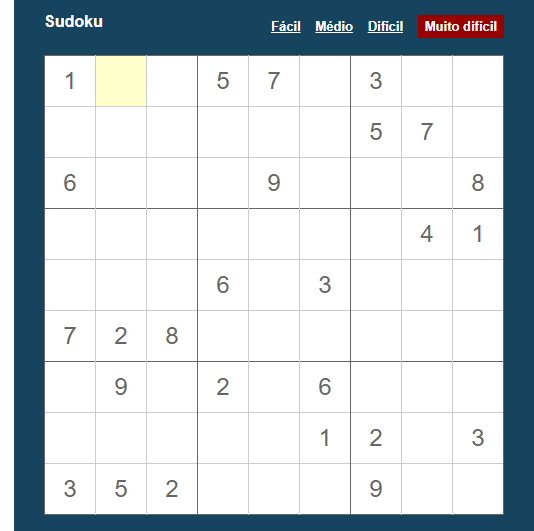
#> input picture Resources/sudoku_hard.png, 534 x 531 px; its folder holds 2 pictures in this run
$ python main.py
#> lines starting #> are read from the running program, lines starting #| are printed output that depends on the picture; after the words box and inside, x2 and y2 are one past the last pixel; in counts of white or black regions, pixels touching at a corner belong together
from copy import deepcopy

import cv2
import numpy as np
from imutils import contours


def show_list_images(images, time, title='images', ):
    for img in images:
        cv2.imshow(title, img)
        cv2.waitKey(time)


def pre_process_image(image):
    """
    Function to pre process image
    :param image:
    :return: the image, a grayed,  blured,  thresholded and one dilated version of the original image
    """
    dilate = None
    try:
        bgr = cv2.cvtColor(image, cv2.COLOR_BGR2RGB)
    except TypeError:
        raise TypeError('No image found...')

    # convert to grayscale
    gray = cv2.cvtColor(bgr, cv2.COLOR_BGR2GRAY)

    # remove noise with gaussian blur
    gauss = cv2.GaussianBlur(gray, (5, 5), 0)
    # adaptive thresholding to further remove noise
    thresh = cv2.adaptiveThreshold(gauss, 255, 1, 1, 11, 2)

    filtered_image = thresh.copy()
    cnts = cv2.findContours(filtered_image, cv2.RETR_TREE, cv2.CHAIN_APPROX_SIMPLE)
    cnts = cnts[0] if len(cnts) == 2 else cnts[1]
    for c in cnts:
        area = cv2.contourArea(c)
        if area < 1000:
            cv2.drawContours(filtered_image, [c], -1, (0, 0, 0), -1)

        # dilate lines
        kernel = np.ones((3, 3), np.uint8)
        dilate = cv2.dilate(filtered_image, kernel, iterations=2)

    return bgr, gray, gauss, thresh, filtered_image, dilate


# [10 lines left out: function draw_contour_square, not called in this run]


def find_inner_squares(filtered_image, size) -> list:
    """
    Find and return the inner squares. If cant find 81, a exception is raised
    :param filtered_image: prepared image
    :param size: coordinates of the outer square
    :return: a list with the inner squares
    """

    invert = 255 - filtered_image

    x, y, w, h = size

    cnts = cv2.findContours(invert[y:(y + h), x:(x + w)], cv2.RETR_TREE, cv2.CHAIN_APPROX_SIMPLE, offset=(x, y))
    cnts = cnts[0] if len(cnts) == 2 else cnts[1]
    cnts = cnts[1:]
    (cnts, _) = contours.sort_contours(cnts, method="top-to-bottom")

    sudoku_rows = []
    row = []
    i = 1
    for c in cnts[1:]:  # 0 == outer square
        area = cv2.contourArea(c)

        if area < 300:
            continue
        row.append(c)

        if i % 9 == 0:
            (sorted_cnts, _) = contours.sort_contours(row, method="left-to-right")

            sudoku_rows.append(sorted_cnts)
            row = []
        i = i + 1

    rows = []
    squares = []
    i = 1
    for row in sudoku_rows:
        for c in row:
            peri = cv2.arcLength(c, True)
            approx = cv2.approxPolyDP(c, 0.02 * peri, True)
            x, y, w, h = cv2.boundingRect(approx)
            squares.append([x, y, w, h])

            if i % 9 == 0:
                rows.append(squares)
                squares = []
            i = i + 1

    if len(rows) != 9:
        raise AttributeError('Could not find all inner squares')

    return rows


def find_outer_square(thresh) -> list:
    """
    Find the biggest square in the image, probably the one indicating the sudoku
    :param thresh: a pre processed version of the image
    :return: an array indicating the biggest square
    """
    cnts, hierarchy = cv2.findContours(thresh, cv2.RETR_TREE, cv2.CHAIN_APPROX_SIMPLE)
    index_sort = sorted(range(len(cnts)), key=lambda a: cv2.contourArea(cnts[a]), reverse=True)

    peri = cv2.arcLength(cnts[index_sort[0]], True)
    approx = cv2.approxPolyDP(cnts[index_sort[0]], 0.02 * peri, True)
    [x, y, w, h] = cv2.boundingRect(approx)

    return [x, y, w, h]


# [50 lines left out: functions sort_rows, stack_images, not called in this run]


def make_border(image):
    bordersize = 4
    border = cv2.copyMakeBorder(
        image,
        top=bordersize,
        bottom=bordersize,
        left=bordersize,
        right=bordersize,
        borderType=cv2.BORDER_CONSTANT,
        value=[0, 0, 0]
    )

    return border


def prepare_last_image(contours_arg, cropped):
    cv2.drawContours(cropped, contours_arg[0], -1, (255, 0, 255), 1)
    peri = cv2.arcLength(contours_arg[1], True)
    approx = cv2.approxPolyDP(contours_arg[1], 0.02 * peri, True)
    x, y, w, h = cv2.boundingRect(approx)

    cropped = cropped[y:y + h, x:x + w]
    cropped = 255 - cropped

    cropped = cv2.resize(cropped, (20, 20))

    img = make_border(cropped)

    return img


def find_numbers(image, squares) -> list:
    """
    find the numbers inside the squares
    :param image:
    :param squares:
    :return: a list with the sudoku puzzle to solve
    """
    invert = 255 - image
    i = 1
    rows = []
    columns = []
    for square in squares:
        for x, y, w, h in square:

            cv2.rectangle(invert, (x, y), (x + w, y + h), (0, 255, 0), 2)
            cropped = image[y:y + w, x:x + h]

            cropped = cv2.resize(cropped, (200, 200))
            blur = cv2.bilateralFilter(cropped, 20, 75, 75)
            ret, thresh1 = cv2.threshold(blur, 200, 255, cv2.THRESH_BINARY)
            thresh_bw = cv2.cvtColor(thresh1, cv2.COLOR_BGR2GRAY)

            cnts, hierarchy = cv2.findContours(thresh_bw, cv2.RETR_TREE, cv2.CHAIN_APPROX_SIMPLE)
            if len(cnts) > 1:
                img = prepare_last_image(cnts, thresh_bw)

                number = recon_numbers(img)
                columns.append(number)
            else:
                columns.append(0)

            if i % 9 == 0:
                rows.append(columns)
                columns = []

            i = i + 1

    return rows


def recon_numbers(img) -> int:
    """
    find the image with the least difference between model and the image passed
    :param img:
    :return: the number associated with that image
    """
    best_rank_match_diff = 10000
    best_rank_name = ''
    for x in range(1, 10):
        img_base = cv2.imread(r'Resources\Numbers\base\{}.png'.format(x), cv2.COLOR_BGR2GRAY)
        diff_img = cv2.absdiff(img, img_base)
        rank_diff = int(np.sum(diff_img) / 255)

        if rank_diff < best_rank_match_diff:
            best_rank_match_diff = rank_diff
            best_rank_name = f'{x}.png'

    return int(best_rank_name.split('.')[0])


# [54 lines left out: functions check_possible, find_empty, solve_game, not called in this run]


def draw_rectangle(img, rows, color, size, show, time, title='image'):
    if type(rows[0]) == int:
        x, y, w, h = rows
        cv2.rectangle(img, (x, y), (x + w, y + h), color, size)
        if show:
            show_list_images([img], time, title)
    else:
        for row in rows:
            for x, y, w, h in row:
                cv2.rectangle(img, (x, y), (x + w, y + h), color, size)
                if show:
                    show_list_images([img], time, title)

    return img


def my_solution(image_path):
    # process image
#> called with image_path = 'Resources/sudoku_hard.png'
    image = cv2.imread(image_path)
#> image is the input picture: shape (531, 534, 3); mean B, G, R 214.1, 208.9, 199.8
    bgr, gray, gauss, thresh, filtered, dilate = pre_process_image(image)
#> in pre_process_image, `thresh = cv2.adaptiveThreshold(gauss, 255, 1, 1, 11, 2)`:
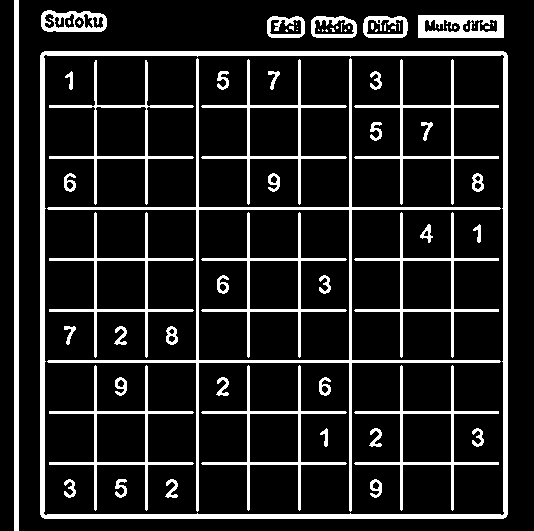
#> thresh: shape (531, 534); 13.9% white; 69 white regions (26 under 20 px)
#> in pre_process_image, `cnts = cv2.findContours(filtered_image, cv2.RETR_TREE, cv2.CHAIN_APPRO..`: cnts = 104 contours, 27 with area under 20; largest, box (x1, y1, x2, y2) and area: (40, 51, 508, 519) 218063, (43, 54, 505, 516) 210689, (47, 58, 501, 512) 26407, (198, 209, 350, 361) 22799, (201, 365, 347, 511) 3543
#> the loop in pre_process_image, `for c in cnts:` made 104 passes
#> area on passes 1 to 12: 218063, 210689, 133, 41, 90, 90, 83, 83, 90, 52.5, 131, 40.5
#> after the loop in pre_process_image, `for c in cnts:`:
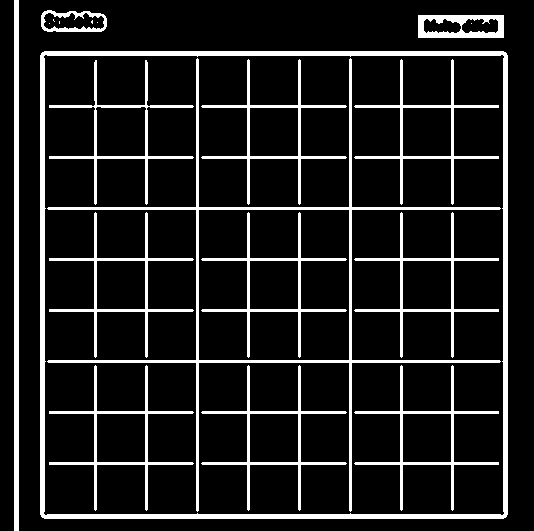
#> filtered_image: shape (531, 534); 12.1% white; 20 white regions (6 under 20 px), largest, box (x1, y1, x2, y2) and area: (40, 51, 508, 519) 9220, (47, 58, 501, 512) 5396, (14, 0, 19, 531) 2655
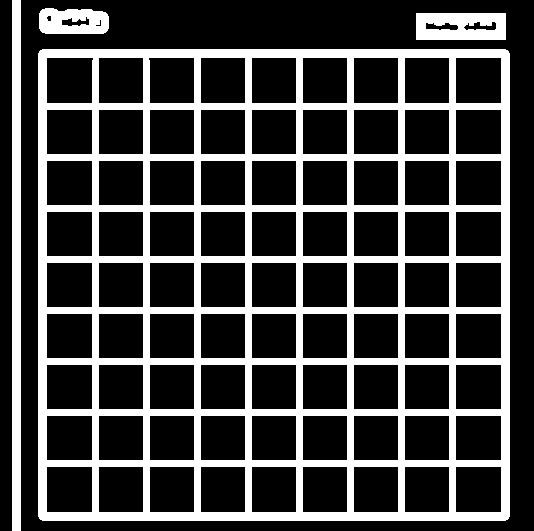
#> dilate: shape (531, 534); 25.7% white; 4 white regions

    outer_square = find_outer_square(dilate)
#> in find_outer_square, `cnts, hierarchy = cv2.findContours(thresh, cv2.RETR_TREE, cv2.CHAIN_AP..`: cnts = 90 contours, 1 with area under 20; largest, box (x1, y1, x2, y2) and area: (38, 49, 510, 521) 221815, (12, 0, 21, 531) 4240, (416, 13, 506, 40) 2314, (46, 57, 94, 104) 2116, (455, 466, 502, 513) 2114
#> in find_outer_square, `index_sort = sorted(range(len(cnts)), key=lambda a: cv2.contourArea(cn..`: index_sort = 90 values, max 89 at index 1, min 0 at index 0, mean 44.5
#> in find_outer_square, `peri = cv2.arcLength(cnts[index_sort[0]], True)`: peri = 1877
#> in find_outer_square, `approx = cv2.approxPolyDP(cnts[index_sort[0]], 0.02 * peri, True)`: approx = [[40, 50], [39, 518], [507, 519], [508, 51]]
#> in find_outer_square, `[x, y, w, h] = cv2.boundingRect(approx)`: x = 39; y = 50; w = 470
#> outer_square = [39, 50, 470, 470]
    outer_sqr_img = draw_rectangle(bgr.copy(), outer_square, (0, 0, 255), 2, False, 0)
#> in draw_rectangle, `x, y, w, h = rows`: x = 39; y = 50; w = 470

    show_list_images([bgr, gray, gauss, thresh, filtered, dilate, outer_sqr_img], 300, 'SUDOKU')
#> the loop in show_list_images, `for img in images:` made 7 passes

    rows = find_inner_squares(dilate, outer_square)
#> in find_inner_squares, `invert = 255 - filtered_image`: invert: shape (531, 534); 74.3% white; 4 black regions
#> in find_inner_squares, `x, y, w, h = size`: x = 39; y = 50; w = 470
#> in find_inner_squares, `cnts = cv2.findContours(invert[y:(y + h), x:(x + w)], cv2.RETR_TREE, c..`: cnts = 85 contours, 4 with area under 20; largest, box (x1, y1, x2, y2) and area: (47, 58, 93, 103) 1938, (456, 467, 501, 512) 1936, (47, 467, 92, 512) 1936, (456, 58, 501, 103) 1936, (149, 58, 194, 103) 1894
#> in find_inner_squares, `cnts = cnts[1:]`: cnts = 84 contours, 3 with area under 20; largest, box (x1, y1, x2, y2) and area: (47, 58, 93, 103) 1938, (456, 467, 501, 512) 1936, (47, 467, 92, 512) 1936, (456, 58, 501, 103) 1936, (149, 58, 194, 103) 1894
#> in find_inner_squares, `(cnts, _) = contours.sort_contours(cnts, method="top-to-bottom")`: cnts = 84 contours, 3 with area under 20; largest, box (x1, y1, x2, y2) and area: (47, 58, 93, 103) 1938, (456, 58, 501, 103) 1936, (456, 467, 501, 512) 1936, (47, 467, 92, 512) 1936, (149, 58, 194, 103) 1894
#> the loop in find_inner_squares, `for c in cnts[1:]:` made 83 passes
#> (c, area) on passes 2, 3, 4, 5, 6, 7, 9, 11, 12, 13, 14, 15: ([[456, 58], [456, 102], [500, 102], [500, 58]], 1936), ([[405, 58], [405, 102], [448, 102], [448, 58]], 1892), ([[354, 58], [354, 102], [397, 102], [397, 58]], 1892), ([[303, 58], [303, 102], [346, 102], [346, 58]], 1892), ([[252, 58], [252, 102], [295, 102], [295, 58]], 1892), ([[201, 58], [201, 102], [244, 102], [244, 58]], 1892), ([[99, 58], [99, 102], [142, 102], [142, 58]], 1892), ([[456, 110], [456, 153], [500, 153], [500, 110]], 1892), ([[405, 110], [405, 153], [448, 153], [448, 110]], 1849), ([[354, 110], [354, 153], [397, 153], [397, 110]], 1849), ([[303, 110], [303, 153], [346, 153], [346, 110]], 1849), ([[252, 110], [252, 153], [295, 153], [295, 110]], 1849)
#> area on passes 8, 10, 64, 73, 82: 1893.5, 1937.5, 1892, 1892, 1936
#> after the loop in find_inner_squares, `for c in cnts[1:]:`: i = 82; sudoku_rows = 9 items
#> the loop in find_inner_squares, `for row in sudoku_rows:` made 9 passes
#> after the loop in find_inner_squares, `for row in sudoku_rows:`: i = 82; rows = 9 items
#> rows = 9 items
    inner_sqr_img = draw_rectangle(outer_sqr_img.copy(), rows, (0, 255, 0), 2, False, 20, 'SUDOKU')
#> call 2 of draw_rectangle, with color = (0, 255, 0), size = 2, show = False, time = 20, title = 'SUDOKU'
#> the loop in draw_rectangle (call 2), `for row in rows:` made 9 passes
#> after the loop in draw_rectangle (call 2), `for row in rows:`:
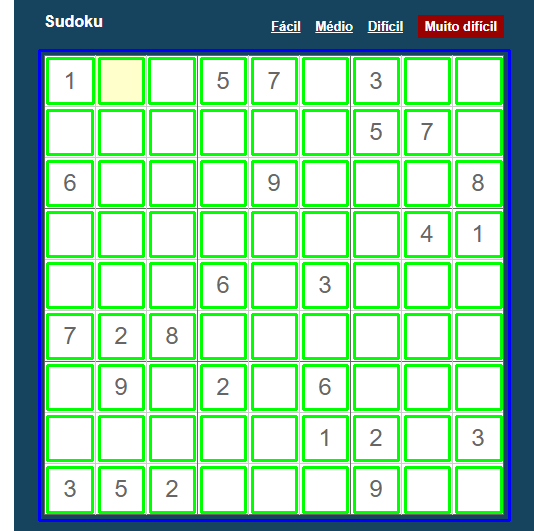
#> img: shape (531, 534, 3); mean R, G, B 161, 207.6, 179

    show_list_images([inner_sqr_img], 1, 'SUDOKU')
#> the loop in show_list_images (call 2), `for img in images:` made 1 pass

    grid = find_numbers(bgr, rows)
#> in find_numbers, `cv2.rectangle(invert, (x, y), (x + w, y + h), (0, 255, 0), 2)`:
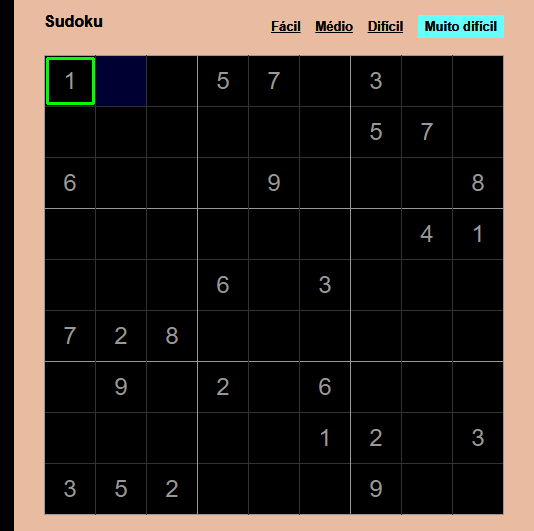
#> invert: shape (531, 534, 3); mean R, G, B 55.2, 46.6, 40.9
#> in find_numbers, `ret, thresh1 = cv2.threshold(blur, 200, 255, cv2.THRESH_BINARY)`:
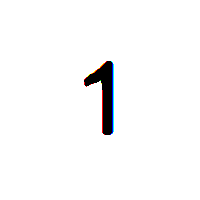
#> thresh1: shape (200, 200, 3); mean R, G, B 248.6, 248.7, 249
#> in find_numbers, `cnts, hierarchy = cv2.findContours(thresh_bw, cv2.RETR_TREE, cv2.CHAIN..`: cnts = 2 contours; box (x1, y1, x2, y2) and area: (0, 0, 200, 200) 39601, (83, 60, 113, 136) 948
#> in prepare_last_image, `peri = cv2.arcLength(contours_arg[1], True)`: peri = 198.3
#> in prepare_last_image, `approx = cv2.approxPolyDP(contours_arg[1], 0.02 * peri, True)`: approx = [[107, 60], [112, 62], [109, 135], [102, 133], [100, 80], [88, 86], [83, 81]]
#> in prepare_last_image, `x, y, w, h = cv2.boundingRect(approx)`: x = 83; y = 60; w = 30; h = 76
#> in make_border, `border = cv2.copyMakeBorder( image, top=bordersize, bottom=bordersize,..`:
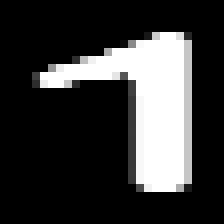
#> border: shape (28, 28) (shown 8 times larger); min 0, max 255, mean 55.5
    global grid_orig
    grid_orig = deepcopy(grid)

    solve_game(grid, outer_sqr_img.copy(), rows, True, 'SUDOKU')

    sudoku = draw_grid(outer_sqr_img.copy(), grid, rows)
    show_list_images([sudoku], 0, 'SUDOKU')


# [13 lines left out: function draw_grid, not called in this run]


if __name__ == '__main__':
    # https://pt.sudoku-online.net/
    sudoku_img = 'sudoku_hard'
    sudoku_img_path = f'Resources/{sudoku_img}.png'
#> (the run stopped early here; a loop or call above may not have finished)
